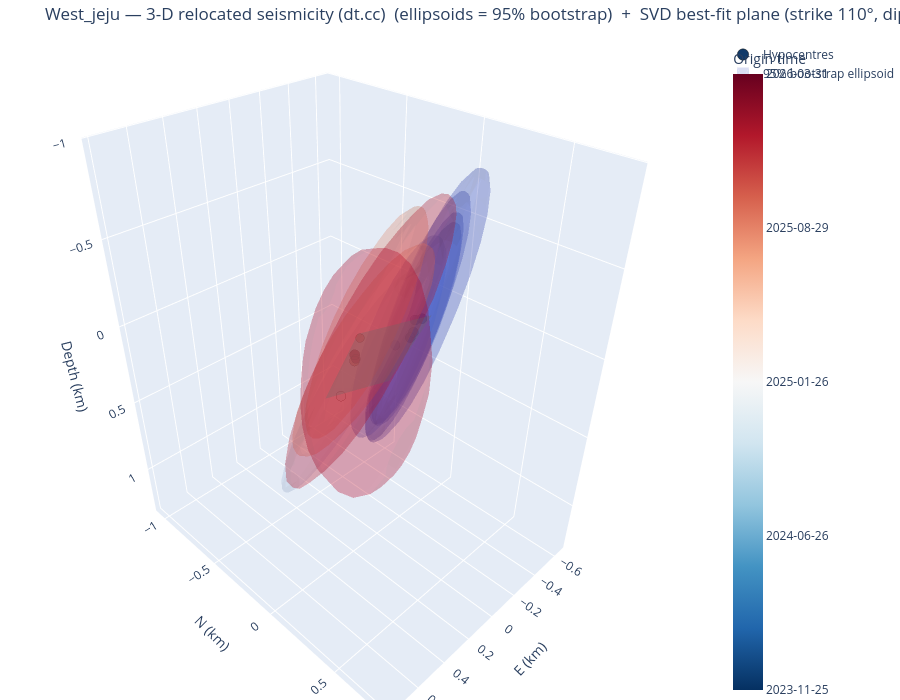

Notebook source saved alongside this figure:
### Markdown cell above
The same view with the per-event uncertainty drawn as a **95% bootstrap error ellipsoid**
(`error="ellipsoid"`) instead of whisker bars: each ellipsoid's shape is the bootstrap sample covariance
and its size the empirical 95% Mahalanobis radius (95% of replicas inside), coloured like its hypocentre.
Tight horizontal but loose depth control shows up as a vertically elongated ellipsoid.

### Code cell
fig3d_e = viz.plot_3d_plane(cfg, VELMODEL, error="ellipsoid", frame_from=FRAME_FROM, mech_select=MECH_SELECT)
try:
    fig3d_e.write_image(f"/tmp/{CLUSTER}_3d_ellipsoid.png", scale=2)
except Exception:
    pass
fig3d_e

### Figure 1 — Plotly figure (JSON) as saved in the notebook; plotly's stock layout.template omitted (floating-point values rounded to 4 significant figures; data arrays with more than 128 entries replaced by an {"elided": "..."} marker saying what was removed)
{"data": [{"marker": {"color": [19690.0, 19700.0, 19710.0, 19730.0, 19760.0, 20020.0, 20340.0, 20340.0, 20530.0, 20540.0], "colorbar": {"ticktext": ["2023-11-25", "2024-06-26", "2025-01-26", "2025-08-29", "2026-03-31"], "tickvals": [19690.0, 19900.0, 20110.0, 20330.0, 20540.0], "title": {"text": "Origin time"}}, "colorscale": [[0, "rgb(5,48,97)"], [0.1, "rgb(33,102,172)"], [0.2, "rgb(67,147,195)"], [0.3, "rgb(146,197,222)"], [0.4, "rgb(209,229,240)"], [0.5, "rgb(247,247,247)"], [0.6, "rgb(253,219,199)"], [0.7, "rgb(244,165,130)"], [0.8, "rgb(214,96,77)"], [0.9, "rgb(178,24,43)"], [1, "rgb(103,0,31)"]], "line": {"color": "black", "width": 0.5}, "opacity": 0.95, "size": [11.6, 11.6, 11.6, 11.6, 11.2, 11.6, 10.0, 11.6, 10.4, 11.6]}, "mode": "markers", "name": "Hypocentres", "text": ["200001  M1.9", "200002  M1.9", "200003  M1.9", "200004  M1.9", "200005  M1.8", "200006  M1.9", "200007  M1.5", "200008  M1.9", "200009  M1.6", "200010  M1.9"], "type": "scatter3d", "x": [-0.1401, -0.05739, -0.126, -0.101, 0.02071, 0.02921, 0.03191, 0.1635, 0.1111, 0.06801], "y": [0.1377, 0.1374, 0.1045, 0.1191, 0.1104, -0.2678, -0.1204, -0.02771, -0.07121, -0.1219], "z": [-0.1651, -0.0924, -0.1492, -0.0957, -0.0712, 0.4385, -0.0121, 0.02, 0.0538, 0.0734]}, {"alphahull": 0, "color": "rgb(58,76,192)", "flatshading": true, "hoverinfo": "skip", "name": "95% bootstrap ellipsoid", "opacity": 0.18, "showlegend": true, "showscale": false, "type": "mesh3d", "x": {"elided": "196 float values"}, "y": {"elided": "196 float values"}, "z": {"elided": "196 float values"}}, {"alphahull": 0, "color": "rgb(62,81,196)", "flatshading": true, "hoverinfo": "skip", "name": "95% bootstrap ellipsoid", "opacity": 0.18, "showlegend": false, "showscale": false, "type": "mesh3d", "x": {"elided": "196 float values"}, "y": {"elided": "196 float values"}, "z": {"elided": "196 float values"}}, {"alphahull": 0, "color": "rgb(64,84,199)", "flatshading": true, "hoverinfo": "skip", "name": "95% bootstrap ellipsoid", "opacity": 0.18, "showlegend": false, "showscale": false, "type": "mesh3d", "x": {"elided": "196 float values"}, "y": {"elided": "196 float values"}, "z": {"elided": "196 float values"}}, {"alphahull": 0, "color": "rgb(72,96,209)", "flatshading": true, "hoverinfo": "skip", "name": "95% bootstrap ellipsoid", "opacity": 0.18, "showlegend": false, "showscale": false, "type": "mesh3d", "x": {"elided": "196 float values"}, "y": {"elided": "196 float values"}, "z": {"elided": "196 float values"}}, {"alphahull": 0, "color": "rgb(82,110,220)", "flatshading": true, "hoverinfo": "skip", "name": "95% bootstrap ellipsoid", "opacity": 0.18, "showlegend": false, "showscale": false, "type": "mesh3d", "x": {"elided": "196 float values"}, "y": {"elided": "196 float values"}, "z": {"elided": "196 float values"}}, {"alphahull": 0, "color": "rgb(190,211,245)", "flatshading": true, "hoverinfo": "skip", "name": "95% bootstrap ellipsoid", "opacity": 0.18, "showlegend": false, "showscale": false, "type": "mesh3d", "x": {"elided": "196 float values"}, "y": {"elided": "196 float values"}, "z": {"elided": "196 float values"}}, {"alphahull": 0, "color": "rgb(243,149,118)", "flatshading": true, "hoverinfo": "skip", "name": "95% bootstrap ellipsoid", "opacity": 0.18, "showlegend": false, "showscale": false, "type": "mesh3d", "x": {"elided": "196 float values"}, "y": {"elided": "196 float values"}, "z": {"elided": "196 float values"}}, {"alphahull": 0, "color": "rgb(242,145,115)", "flatshading": true, "hoverinfo": "skip", "name": "95% bootstrap ellipsoid", "opacity": 0.18, "showlegend": false, "showscale": false, "type": "mesh3d", "x": {"elided": "196 float values"}, "y": {"elided": "196 float values"}, "z": {"elided": "196 float values"}}, {"alphahull": 0, "color": "rgb(185,22,42)", "flatshading": true, "hoverinfo": "skip", "name": "95% bootstrap ellipsoid", "opacity": 0.18, "showlegend": false, "showscale": false, "type": "mesh3d", "x": {"elided": "196 float values"}, "y": {"elided": "196 float values"}, "z": {"elided": "196 float values"}}, {"alphahull": 0, "color": "rgb(179,3,38)", "flatshading": true, "hoverinfo": "skip", "name": "95% bootstrap ellipsoid", "opacity": 0.18, "showlegend": false, "showscale": false, "type": "mesh3d", "x": {"elided": "196 float values"}, "y": {"elided": "196 float values"}, "z": {"elided": "196 float values"}}, {"color": "gray", "hoverinfo": "name", "i": [0, 0], "j": [1, 3], "k": [3, 2], "name": "SVD best-fit plane 110/58", "opacity": 0.3, "showscale": false, "type": "mesh3d", "x": [-0.2945, -0.1504, 0.07804, 0.2222], "y": [-0.2058, 0.1892, -0.3417, 0.05324], "z": [0.47, -0.2015, 0.47, -0.2015]}], "layout": {"height": 700, "margin": {"b": 0, "l": 0, "r": 0, "t": 40}, "scene": {"aspectmode": "data", "xaxis": {"title": {"text": "E (km)"}}, "yaxis": {"title": {"text": "N (km)"}}, "zaxis": {"autorange": "reversed", "title": {"text": "Depth (km)"}}}, "title": {"text": "West_jeju — 3-D relocated seismicity (dt.cc)  (ellipsoids = 95% bootstrap)  +  SVD best-fit plane (strike 110°, dip 58°)"}}}
